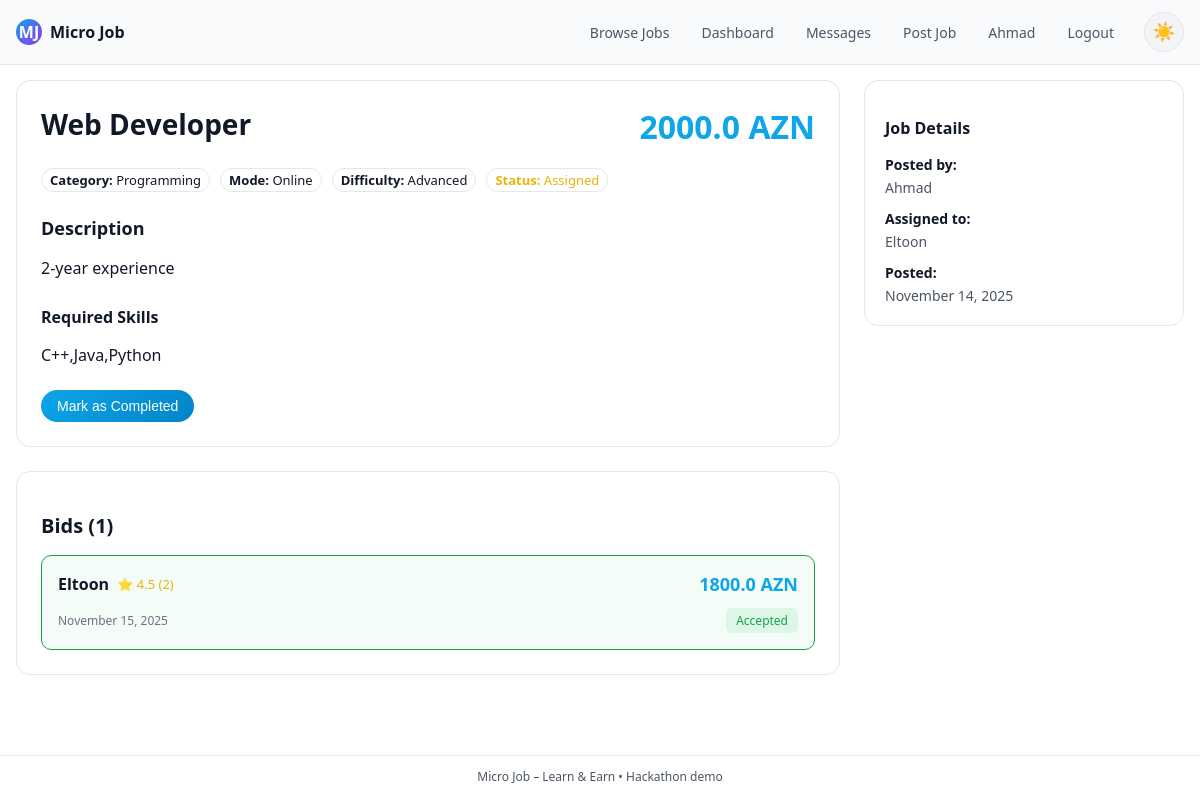
The app's page /task/6 (signed in) with its own data.
### app.py (models this page shows)
class User(db.Model):
    id = db.Column(db.Integer, primary_key=True)
    name = db.Column(db.String(120), nullable=False)
    email = db.Column(db.String(120), unique=True, nullable=False)
    password_hash = db.Column(db.String(200), nullable=False)
    role = db.Column(db.String(20), nullable=False)
    skills = db.Column(db.String(200))
    bio = db.Column(db.Text)
    avatar = db.Column(db.String(200))
    location = db.Column(db.String(100))
    created_at = db.Column(db.DateTime, default=datetime.utcnow)
    tasks_posted = db.relationship('Task', backref='employer', foreign_keys='Task.employer_id')
    tasks_taken  = db.relationship('Task', backref='worker', foreign_keys='Task.worker_id')
    bids = db.relationship('Bid', backref='worker', lazy=True)
    reviews_received = db.relationship('Review', backref='reviewee', foreign_keys='Review.reviewee_id')
    reviews_given = db.relationship('Review', backref='reviewer', foreign_keys='Review.reviewer_id')
    sent_messages = db.relationship('Message', backref='sender', foreign_keys='Message.sender_id')
    received_messages = db.relationship('Message', backref='receiver', foreign_keys='Message.receiver_id')
    def average_rating(self):
        if self.role != 'worker' or not self.reviews_received:
            return 0.0
        ratings = [r.rating for r in self.reviews_received if r.rating]
        return sum(ratings) / len(ratings) if ratings else 0.0
    def total_reviews(self):
        return len(self.reviews_received) if self.reviews_received else 0

class Task(db.Model):
    id = db.Column(db.Integer, primary_key=True)
    title = db.Column(db.String(200), nullable=False)
    description = db.Column(db.Text, nullable=False)
    budget_azn = db.Column(db.Float, nullable=False)
    category = db.Column(db.String(120))
    mode = db.Column(db.String(20))
    status = db.Column(db.String(20), default='open')
    created_at = db.Column(db.DateTime, default=datetime.utcnow)
    required_skill = db.Column(db.String(120))
    difficulty = db.Column(db.String(20))
    employer_id = db.Column(db.Integer, db.ForeignKey('user.id'))
    worker_id   = db.Column(db.Integer, db.ForeignKey('user.id'))
    accepted_bid_id = db.Column(db.Integer, db.ForeignKey('bid.id'), nullable=True)
    bids = db.relationship('Bid', primaryjoin='Task.id == Bid.task_id', backref='task', lazy=True, cascade='all, delete-orphan')
    accepted_bid = db.relationship('Bid', foreign_keys=[accepted_bid_id], uselist=False, post_update=True)
    reviews = db.relationship('Review', backref='task', lazy=True)

class Bid(db.Model):
    id = db.Column(db.Integer, primary_key=True)
    task_id = db.Column(db.Integer, db.ForeignKey('task.id'), nullable=False)
    worker_id = db.Column(db.Integer, db.ForeignKey('user.id'), nullable=False)
    amount = db.Column(db.Float, nullable=False)
    proposal = db.Column(db.Text)
    status = db.Column(db.String(20), default='pending')
    created_at = db.Column(db.DateTime, default=datetime.utcnow)

class Review(db.Model):
    id = db.Column(db.Integer, primary_key=True)
    task_id = db.Column(db.Integer, db.ForeignKey('task.id'), nullable=False)
    reviewer_id = db.Column(db.Integer, db.ForeignKey('user.id'), nullable=False)
    reviewee_id = db.Column(db.Integer, db.ForeignKey('user.id'), nullable=False)
    rating = db.Column(db.Integer, nullable=False)
    comment = db.Column(db.Text)
    created_at = db.Column(db.DateTime, default=datetime.utcnow)

### app.py (the view)
@app.route('/task/<int:task_id>')
def task_detail(task_id):
    task = Task.query.get_or_404(task_id)
    user = current_user()
    bids = Bid.query.filter_by(task_id=task_id).order_by(Bid.amount.asc()).all()
    user_bid = None
    if user and user.role == 'worker':
        user_bid = Bid.query.filter_by(task_id=task_id, worker_id=user.id).first()
    return render_template('task_detail.html', task=task, user=user, bids=bids, user_bid=user_bid)

### app.py (called while the page is built)
@app.template_filter('nl2br')
def nl2br_filter(value):
    if value:
        return markupsafe.Markup(value.replace('\n', '<br>\n'))
    return value

def current_user():
    if 'user_id' in session:
        return User.query.get(session['user_id'])
    return None

### templates/task_detail.html (shortened to what this page needs)
{% extends "base.html" %}
{% block content %}
<div class="task-detail-wrapper">
  <div class="task-detail-main">
    <div class="task-detail-card">
      <div class="task-detail-header">
        <h1>{{ task.title }}</h1>
        <div class="task-budget-large">{{ task.budget_azn }} AZN</div>
      </div>
      <div class="task-detail-meta">
        <span class="meta-badge"><strong>Category:</strong> {{ task.category or 'General' }}</span>
        <span class="meta-badge"><strong>Mode:</strong> {{ task.mode|title }}</span>
        <span class="meta-badge"><strong>Difficulty:</strong> {{ task.difficulty|title }}</span>
        <span class="meta-badge status-{{ task.status }}"><strong>Status:</strong> {{ task.status|title }}</span>
      </div>
      <div class="task-description">
        <h2>Description</h2>
        <p>{{ task.description|nl2br }}</p>
      </div>
      {% if task.required_skill %}
      <div class="task-skills">
        <h3>Required Skills</h3>
        <p>{{ task.required_skill }}</p>
      </div>
      {% endif %}
      <div class="task-detail-actions">
        {% if user and user.role == 'employer' and task.employer_id == user.id %}
          {% if task.status == 'assigned' %}
            <form method="post" action="{{ url_for('complete_task', task_id=task.id) }}" style="display:inline;">
              <button type="submit" class="btn-primary">Mark as Completed</button>
            </form>
          {% endif %}
        {% elif not user %}
          <a href="{{ url_for('learn', task_id=task.id) }}" class="btn-ai-learn">
            <span class="ai-icon">🤖</span> Learn with AI
          </a>
          <a href="{{ url_for('login') }}" class="btn-primary">Login to Place Bid</a>
        {% endif %}
      </div>
    </div>
    {% if user and user.role == 'employer' and task.employer_id == user.id and bids %}
    <div class="bids-section">
      <h2>Bids ({{ bids|length }})</h2>
      <div class="bids-list">
        {% for bid in bids %}
          <div class="bid-card {% if bid.status == 'accepted' %}bid-accepted{% endif %}">
            <div class="bid-header">
              <a href="{{ url_for('profile', user_id=bid.worker_id) }}" class="bid-worker">
                <strong>{{ bid.worker.name }}</strong>
                {% if bid.worker.average_rating() > 0 %}
                  <span class="rating">⭐ {{ "%.1f"|format(bid.worker.average_rating()) }} ({{ bid.worker.total_reviews() }})</span>
                {% endif %}
              </a>
              <div class="bid-amount">{{ bid.amount }} AZN</div>
            </div>
            <div class="bid-footer">
              <span class="bid-time">{{ bid.created_at.strftime('%B %d, %Y') }}</span>
              {% if task.status == 'open' and bid.status == 'pending' %}
                <form method="post" action="{{ url_for('accept_bid', task_id=task.id, bid_id=bid.id) }}" style="display:inline;">
                  <button type="submit" class="btn-primary btn-sm">Accept Bid</button>
                </form>
              {% elif bid.status == 'accepted' %}
                <span class="badge-success">Accepted</span>
              {% endif %}
            </div>
          </div>
        {% endfor %}
      </div>
    </div>
    {% endif %}
  </div>
  <div class="task-sidebar">
    <div class="sidebar-card">
      <h3>Job Details</h3>
      <div class="sidebar-info">
        <div class="info-item">
          <strong>Posted by:</strong>
          <a href="{{ url_for('profile', user_id=task.employer_id) }}">{{ task.employer.name }}</a>
        </div>
        {% if task.worker %}
        <div class="info-item">
          <strong>Assigned to:</strong>
          <a href="{{ url_for('profile', user_id=task.worker_id) }}">{{ task.worker.name }}</a>
        </div>
        {% endif %}
        <div class="info-item">
          <strong>Posted:</strong>
          {{ task.created_at.strftime('%B %d, %Y') if task.created_at else 'Recently' }}
        </div>
      </div>
    </div>
  </div>
</div>
{% endblock %}

### templates/base.html (shortened to what this page needs)
<!DOCTYPE html>
<html lang="en" data-theme="dark">
<head>
  <link rel="stylesheet" href="{{ url_for('static', filename='style.css') }}">
</head>
<body>
  <header class="topbar">
    <div class="logo">
      <span class="logo-mark">MJ</span>
      <span class="logo-text">Micro Job</span>
    </div>
    <nav class="nav-links">
      <a href="{{ url_for('index') }}">Browse Jobs</a>
      {% if user %}
        <a href="{{ url_for('dashboard') }}">Dashboard</a>
        <a href="{{ url_for('messages') }}">Messages</a>
        {% if user.role == 'employer' %}
          <a href="{{ url_for('new_task') }}">Post Job</a>
        {% endif %}
        <a href="{{ url_for('profile', user_id=user.id) }}">{{ user.name }}</a>
        <a href="{{ url_for('logout') }}">Logout</a>
      {% else %}
        <a href="{{ url_for('login') }}">Login</a>
        <a href="{{ url_for('register') }}">Sign Up</a>
      {% endif %}
      <button class="theme-toggle" id="theme-toggle" aria-label="Toggle theme">
        <span id="theme-icon">🌙</span>
      </button>
    </nav>
  </header>
  <main class="container">
    {% block content %}{% endblock %}
  </main>
  <footer class="footer">
    <span>Micro Job – Learn &amp; Earn • Hackathon demo</span>
  </footer>
</body>
</html>

### records on screen
User: name "Ahmad", employer.name "Ahmad"
Task: title "Web Developer", budget_azn "2000.0", category "Programming", mode "Online", difficulty "Advanced", status "Assigned", description "2-year experience", required_skill "C++,Java,Python", created_at "November 14, 2025"
Bid: worker.name "Eltoon", worker.total_reviews "2", amount "1800.0", created_at "November 15, 2025", status "Accepted"
User: worker.average_rating "4.5", worker.name "Eltoon"

### other values on screen
{{ bids|length }} "1"
